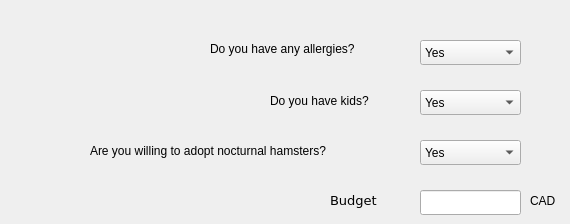
     <widget class="QWidget" name="tab_9">
      <attribute name="title">
       <string>Personal Details</string>
      </attribute>
      <widget class="QLabel" name="label_178">
       <property name="geometry">
        <rect>
         <x>530</x>
         <y>190</y>
         <width>31</width>
         <height>21</height>
        </rect>
       </property>
       <property name="text">
        <string>CAD</string>
       </property>
      </widget>
      <widget class="QLineEdit" name="client_hamster_cost">
       <property name="geometry">
        <rect>
         <x>420</x>
         <y>190</y>
         <width>101</width>
         <height>25</height>
        </rect>
       </property>
      </widget>
      <widget class="QLabel" name="label_179">
       <property name="geometry">
        <rect>
         <x>330</x>
         <y>190</y>
         <width>51</width>
         <height>21</height>
        </rect>
       </property>
       <property name="font">
        <font>
         <family>DejaVu Sans</family>
         <pointsize>10</pointsize>
        </font>
       </property>
       <property name="text">
        <string>Budget</string>
       </property>
      </widget>
      <widget class="QLabel" name="label_180">
       <property name="geometry">
        <rect>
         <x>90</x>
         <y>140</y>
         <width>311</width>
         <height>21</height>
        </rect>
       </property>
       <property name="text">
        <string>Are you willing to adopt nocturnal hamsters?</string>
       </property>
      </widget>
      <widget class="QComboBox" name="client_hamster_nocturnal">
       <property name="geometry">
        <rect>
         <x>420</x>
         <y>140</y>
         <width>101</width>
         <height>25</height>
        </rect>
       </property>
       <item>
        <property name="text">
         <string>Yes</string>
        </property>
       </item>
       <item>
        <property name="text">
         <string>No</string>
        </property>
       </item>
      </widget>
      <widget class="QComboBox" name="client_hamster_kid_friendly">
       <property name="geometry">
        <rect>
         <x>420</x>
         <y>90</y>
         <width>101</width>
         <height>25</height>
        </rect>
       </property>
       <item>
        <property name="text">
         <string>Yes</string>
        </property>
       </item>
       <item>
        <property name="text">
         <string>No</string>
        </property>
       </item>
      </widget>
      <widget class="QLabel" name="label_181">
       <property name="geometry">
        <rect>
         <x>270</x>
         <y>90</y>
         <width>131</width>
         <height>21</height>
        </rect>
       </property>
       <property name="text">
        <string>Do you have kids?</string>
       </property>
      </widget>
      <widget class="QLabel" name="label_41">
       <property name="geometry">
        <rect>
         <x>210</x>
         <y>40</y>
         <width>181</width>
         <height>17</height>
        </rect>
       </property>
       <property name="text">
        <string>Do you have any allergies?</string>
       </property>
      </widget>
      <widget class="QComboBox" name="client_hamster_allergies">
       <property name="geometry">
        <rect>
         <x>420</x>
         <y>40</y>
         <width>101</width>
         <height>25</height>
        </rect>
       </property>
       <item>
        <property name="text">
         <string>Yes</string>
        </property>
       </item>
       <item>
        <property name="text">
         <string>No</string>
        </property>
       </item>
      </widget>
     </widget>
